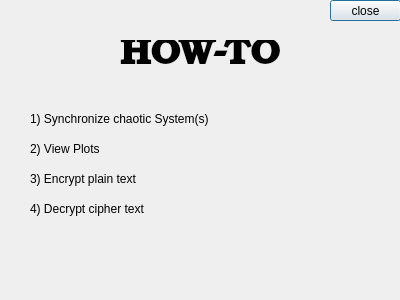
<?xml version="1.0" encoding="UTF-8"?>
<ui version="4.0">
 <class>Dialog_howto</class>
 <widget class="QDialog" name="Dialog_howto">
  <property name="geometry">
   <rect>
    <x>0</x>
    <y>0</y>
    <width>400</width>
    <height>300</height>
   </rect>
  </property>
  <property name="windowTitle">
   <string>Dialog</string>
  </property>
  <widget class="QLabel" name="label">
   <property name="geometry">
    <rect>
     <x>120</x>
     <y>40</y>
     <width>181</width>
     <height>31</height>
    </rect>
   </property>
   <property name="font">
    <font>
     <family>URW Bookman L</family>
     <pointsize>28</pointsize>
     <weight>75</weight>
     <bold>true</bold>
    </font>
   </property>
   <property name="text">
    <string>HOW-TO</string>
   </property>
  </widget>
  <widget class="QLabel" name="label_2">
   <property name="geometry">
    <rect>
     <x>30</x>
     <y>110</y>
     <width>301</width>
     <height>18</height>
    </rect>
   </property>
   <property name="text">
    <string>1) Synchronize chaotic System(s)</string>
   </property>
  </widget>
  <widget class="QLabel" name="label_3">
   <property name="geometry">
    <rect>
     <x>30</x>
     <y>140</y>
     <width>221</width>
     <height>18</height>
    </rect>
   </property>
   <property name="text">
    <string>2) View Plots</string>
   </property>
  </widget>
  <widget class="QLabel" name="label_4">
   <property name="geometry">
    <rect>
     <x>30</x>
     <y>170</y>
     <width>221</width>
     <height>18</height>
    </rect>
   </property>
   <property name="text">
    <string>3) Encrypt plain text</string>
   </property>
  </widget>
  <widget class="QLabel" name="label_5">
   <property name="geometry">
    <rect>
     <x>30</x>
     <y>200</y>
     <width>191</width>
     <height>18</height>
    </rect>
   </property>
   <property name="text">
    <string>4) Decrypt cipher text</string>
   </property>
  </widget>
  <widget class="QPushButton" name="pushButton">
   <property name="geometry">
    <rect>
     <x>330</x>
     <y>0</y>
     <width>71</width>
     <height>21</height>
    </rect>
   </property>
   <property name="text">
    <string>close</string>
   </property>
  </widget>
 </widget>
 <resources/>
 <connections>
  <connection>
   <sender>pushButton</sender>
   <signal>clicked()</signal>
   <receiver>Dialog_howto</receiver>
   <slot>close()</slot>
   <hints>
    <hint type="sourcelabel">
     <x>366</x>
     <y>10</y>
    </hint>
    <hint type="destinationlabel">
     <x>332</x>
     <y>39</y>
    </hint>
   </hints>
  </connection>
 </connections>
</ui>
